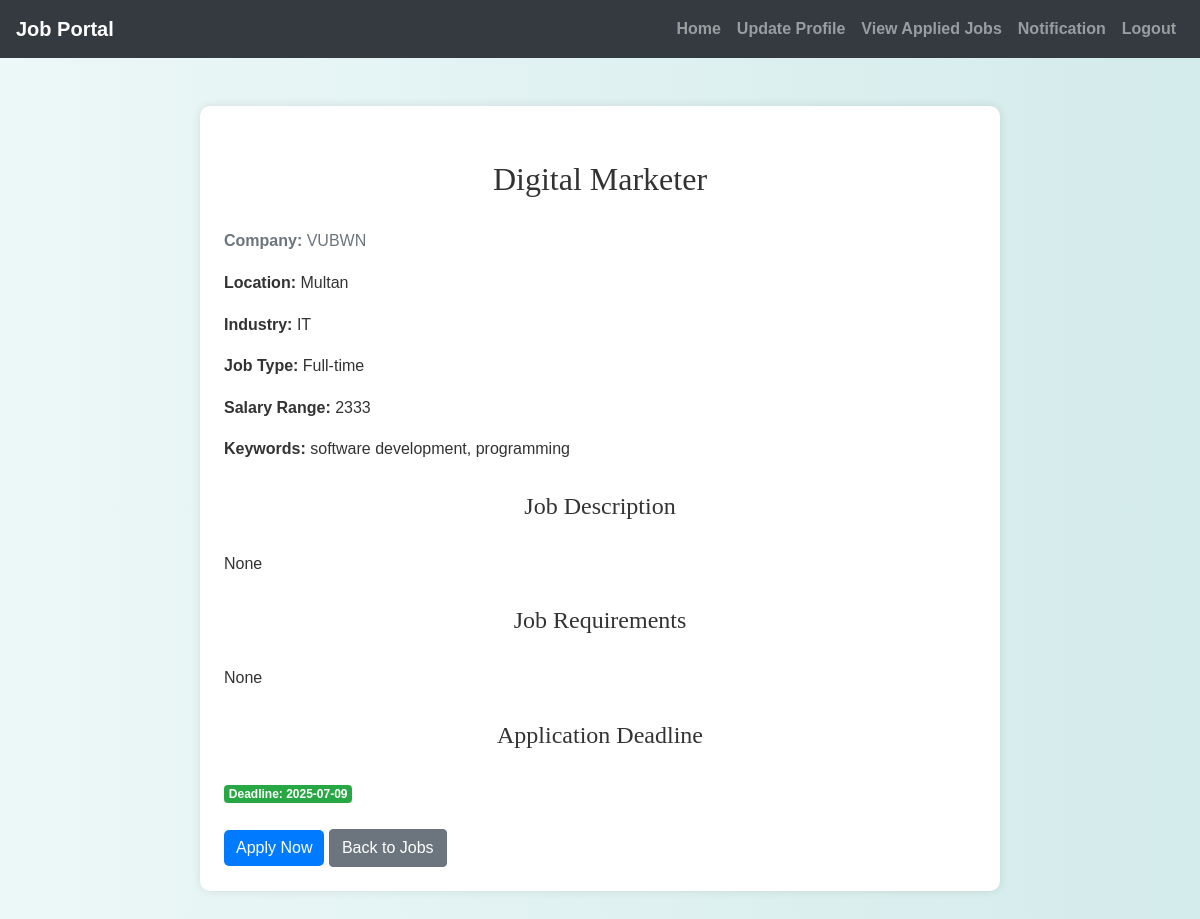
The app's page /candidate/job_details.php?id=1 (signed in) with its own data.
### tables this page shows
CREATE TABLE `jobs` (
  `job_id` int(11) NOT NULL,
  `recruiter_id` int(11) DEFAULT NULL,
  `job_title` varchar(255) NOT NULL,
  `job_description` text NOT NULL,
  `job_requirements` text NOT NULL,
  `location` varchar(255) NOT NULL,
  `industry` varchar(255) NOT NULL,
  `keywords` varchar(255) NOT NULL,
  `status` enum('active','inactive') DEFAULT 'active',
  `created_at` timestamp NOT NULL DEFAULT current_timestamp(),
  `company_name` varchar(255) NOT NULL,
  `salary_range` varchar(100) NOT NULL,
  `job_type` enum('Full-time','Part-time','Contract') NOT NULL,
  `application_deadline` date DEFAULT NULL
);

### candidate/job_details.php (the view, shortened to what this page needs)
<?php
include('config.php');
$job_id = intval($_GET['id']);
$sql = "SELECT * FROM Jobs WHERE job_id = ?";
$stmt = $conn->prepare($sql);
$stmt->bind_param("i", $job_id);
$stmt->execute();
$result = $stmt->get_result();
$job = $result->fetch_assoc();
$deadline = strtotime($job['application_deadline']);
$current_date = strtotime(date("Y-m-d"));
$days_left = ($deadline - $current_date) / (60 * 60 * 24);
if ($days_left < 0) {
    $deadline_class = "deadline-passed";
    $deadline_text = "Deadline Passed";
    $apply_disabled = true;
} elseif ($days_left <= 5) {
    $deadline_class = "deadline-soon";
    $deadline_text = "Deadline Approaching";
    $apply_disabled = false;
} else {
    $deadline_class = "deadline-safe";
    $deadline_text = "Deadline: " . htmlspecialchars($job['application_deadline']);
    $apply_disabled = false;
}
?>
<!DOCTYPE html>
<html lang="en">
<head>
    <link rel="stylesheet" href="https://maxcdn.bootstrapcdn.com/bootstrap/4.5.2/css/bootstrap.min.css">
    <link rel="stylesheet" href="https://cdnjs.cloudflare.com/ajax/libs/font-awesome/5.15.4/css/all.min.css">
    <link rel="stylesheet" href="./css/style.css">
</head>
<body>
    <?php include('navbar.php'); ?>
    <div class="container mt-5">
        <div class="job-details-container bg-white p-4">
            <h2><?php echo htmlspecialchars($job['job_title']); ?></h2>
            <p class="text-muted"><strong>Company:</strong> <?php echo htmlspecialchars($job['company_name']); ?></p>
            <p><strong>Location:</strong> <?php echo htmlspecialchars($job['location']); ?></p>
            <p><strong>Industry:</strong> <?php echo htmlspecialchars($job['industry']); ?></p>
            <p><strong>Job Type:</strong> <?php echo htmlspecialchars($job['job_type']); ?></p>
            <p><strong>Salary Range:</strong> <?php echo htmlspecialchars($job['salary_range']); ?></p>
            <p><strong>Keywords:</strong> <?php echo htmlspecialchars($job['keywords']); ?></p>
            <h4>Job Description</h4>
            <p><?php echo nl2br(htmlspecialchars($job['job_description'])); ?></p>
            <h4>Job Requirements</h4>
            <p><?php echo nl2br(htmlspecialchars($job['job_requirements'])); ?></p>
            <h4>Application Deadline</h4>
            <span class="badge <?php echo $deadline_class; ?>"><?php echo $deadline_text; ?></span>
            <div class="mt-4">
                <a href="apply_job.php?id=<?php echo $job['job_id']; ?>"
                   class="btn btn-primary <?php echo $apply_disabled ? 'apply-disabled' : ''; ?>"
                   <?php echo $apply_disabled ? 'disabled' : ''; ?>>
                   Apply Now
                </a>
                <a href="candidate_dashboard.php" class="btn btn-secondary">Back to Jobs</a>
            </div>
        </div>
    </div>
</body>
</html>

### candidate/css/style.css (style rules this page uses)
body { background: linear-gradient(90deg, rgba(233, 246, 246, 0.831), rgba(207, 233, 233, 0.9)); font-family: 'Arial', sans-serif; color: #333; line-height: 1.6; }
h1, h2, h3, h4 { text-align: center; margin-top: 30px; margin-bottom: 30px; font-family: 'Georgia', serif; }
.container { margin-bottom: 40px; }
.btn-primary { color: #fff; border: none; border-radius: 5px; cursor: pointer; transition: background-color 0.3s ease; }
a { color: #006666; text-decoration: none; font-weight: bold; }

### candidate/job_details.php (style rules this page uses)
.job-details-container { max-width: 800px; margin: auto; padding: 20px; border-radius: 10px; box-shadow: 0 0 10px rgba(0, 0, 0, 0.1); }
.deadline-safe { background-color: #28a745; color: white; }

### records on screen
jobs: job_title "Digital Marketer", company_name "VUBWN", location "Multan", industry "IT", job_type "Full-time", salary_range "2333", keywords "software development, programming", job_description "None", job_requirements "None", application_deadline "Deadline: 2025-07-09"
